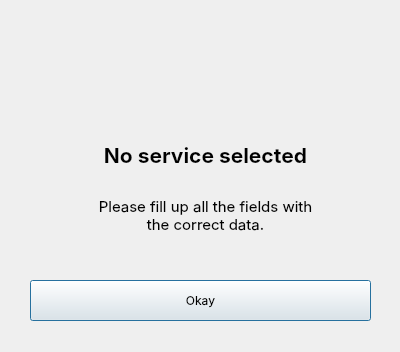
<?xml version="1.0" encoding="UTF-8"?>
<ui version="4.0">
 <class>Dialog</class>
 <widget class="QDialog" name="Dialog">
  <property name="geometry">
   <rect>
    <x>0</x>
    <y>0</y>
    <width>400</width>
    <height>352</height>
   </rect>
  </property>
  <property name="windowTitle">
   <string>Dialog</string>
  </property>
  <widget class="QPushButton" name="okay_btn">
   <property name="geometry">
    <rect>
     <x>30</x>
     <y>280</y>
     <width>341</width>
     <height>41</height>
    </rect>
   </property>
   <property name="font">
    <font>
     <family>SF Pro Display</family>
     <pointsize>9</pointsize>
    </font>
   </property>
   <property name="text">
    <string>Okay</string>
   </property>
  </widget>
  <widget class="QLabel" name="label">
   <property name="geometry">
    <rect>
     <x>150</x>
     <y>30</y>
     <width>100</width>
     <height>100</height>
    </rect>
   </property>
   <property name="text">
    <string/>
   </property>
   <property name="pixmap">
    <pixmap>warning.png</pixmap>
   </property>
   <property name="scaledContents">
    <bool>true</bool>
   </property>
  </widget>
  <widget class="QLabel" name="label_2">
   <property name="geometry">
    <rect>
     <x>10</x>
     <y>120</y>
     <width>391</width>
     <height>71</height>
    </rect>
   </property>
   <property name="font">
    <font>
     <family>SF Pro Display</family>
     <pointsize>16</pointsize>
     <weight>75</weight>
     <bold>true</bold>
    </font>
   </property>
   <property name="text">
    <string>&lt;html&gt;&lt;head/&gt;&lt;body&gt;&lt;p align=&quot;center&quot;&gt;No service selected&lt;/p&gt;&lt;/body&gt;&lt;/html&gt;</string>
   </property>
  </widget>
  <widget class="QLabel" name="label_4">
   <property name="geometry">
    <rect>
     <x>10</x>
     <y>180</y>
     <width>391</width>
     <height>71</height>
    </rect>
   </property>
   <property name="font">
    <font>
     <family>SF Pro Display</family>
     <pointsize>11</pointsize>
     <weight>50</weight>
     <bold>false</bold>
    </font>
   </property>
   <property name="text">
    <string>&lt;html&gt;&lt;head/&gt;&lt;body&gt;&lt;p align=&quot;center&quot;&gt;Please fill up all the fields with&lt;br/&gt;the correct data.&lt;/p&gt;&lt;/body&gt;&lt;/html&gt;</string>
   </property>
  </widget>
 </widget>
 <resources/>
 <connections/>
</ui>
